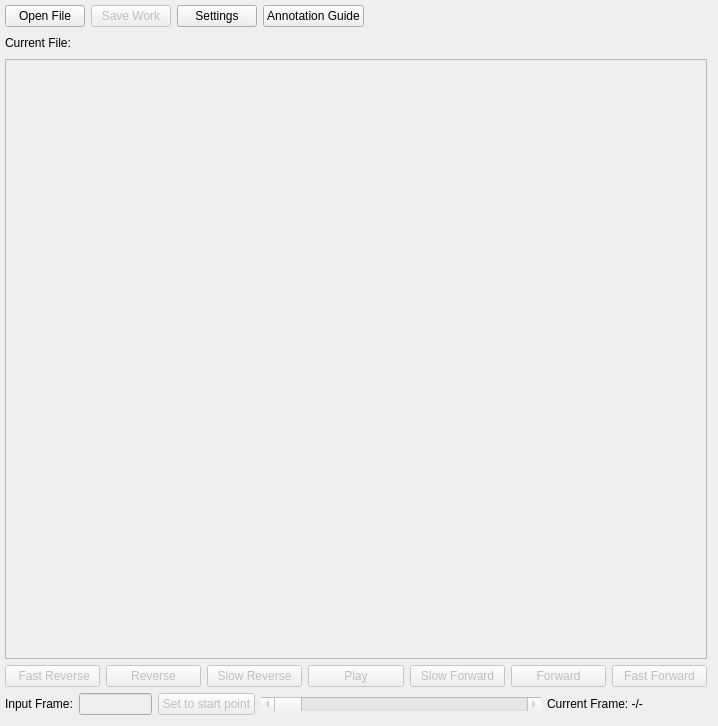
     <widget class="QWidget" name="LeftWidget" native="true">
      <property name="autoFillBackground">
       <bool>false</bool>
      </property>
      <layout class="QVBoxLayout" name="verticalLayout">
       <property name="leftMargin">
        <number>5</number>
       </property>
       <property name="topMargin">
        <number>5</number>
       </property>
       <item>
        <layout class="QHBoxLayout" name="horizontalLayout">
         <item>
          <widget class="QPushButton" name="openFileButton">
           <property name="text">
            <string>Open File</string>
           </property>
          </widget>
         </item>
         <item>
          <widget class="QPushButton" name="saveWorkButton">
           <property name="enabled">
            <bool>false</bool>
           </property>
           <property name="text">
            <string>Save Work</string>
           </property>
          </widget>
         </item>
         <item>
          <widget class="QPushButton" name="settingsButton">
           <property name="text">
            <string>Settings</string>
           </property>
          </widget>
         </item>
         <item>
          <widget class="QPushButton" name="annotationGuideButton">
           <property name="text">
            <string>Annotation Guide</string>
           </property>
          </widget>
         </item>
         <item>
          <spacer name="horizontalSpacer">
           <property name="orientation">
            <enum>Qt::Horizontal</enum>
           </property>
           <property name="sizeHint" stdset="0">
            <size>
             <width>40</width>
             <height>20</height>
            </size>
           </property>
          </spacer>
         </item>
        </layout>
       </item>
       <item>
        <layout class="QHBoxLayout" name="horizontalLayout_7">
         <item>
          <widget class="QLabel" name="currentFileLabel">
           <property name="sizePolicy">
            <sizepolicy hsizetype="Preferred" vsizetype="Fixed">
             <horstretch>0</horstretch>
             <verstretch>0</verstretch>
            </sizepolicy>
           </property>
           <property name="text">
            <string>Current File:</string>
           </property>
          </widget>
         </item>
         <item>
          <spacer name="horizontalSpacer_5">
           <property name="orientation">
            <enum>Qt::Horizontal</enum>
           </property>
           <property name="sizeType">
            <enum>QSizePolicy::MinimumExpanding</enum>
           </property>
           <property name="sizeHint" stdset="0">
            <size>
             <width>40</width>
             <height>20</height>
            </size>
           </property>
          </spacer>
         </item>
        </layout>
       </item>
       <item>
        <widget class="GLViewWidget" name="skeletonGraph">
         <property name="enabled">
          <bool>false</bool>
         </property>
         <property name="minimumSize">
          <size>
           <width>600</width>
           <height>600</height>
          </size>
         </property>
        </widget>
       </item>
       <item>
        <layout class="QHBoxLayout" name="horizontalLayout_8">
         <item>
          <widget class="QPushButton" name="reverseFastButton">
           <property name="enabled">
            <bool>false</bool>
           </property>
           <property name="text">
            <string> Fast Reverse</string>
           </property>
          </widget>
         </item>
         <item>
          <widget class="QPushButton" name="reverseButton">
           <property name="enabled">
            <bool>false</bool>
           </property>
           <property name="text">
            <string>Reverse</string>
           </property>
          </widget>
         </item>
         <item>
          <widget class="QPushButton" name="reverseSlowButton">
           <property name="enabled">
            <bool>false</bool>
           </property>
           <property name="text">
            <string>Slow Reverse</string>
           </property>
          </widget>
         </item>
         <item>
          <widget class="QPushButton" name="playPauseButton">
           <property name="enabled">
            <bool>false</bool>
           </property>
           <property name="text">
            <string>Play</string>
           </property>
          </widget>
         </item>
         <item>
          <widget class="QPushButton" name="forwardSlowButton">
           <property name="enabled">
            <bool>false</bool>
           </property>
           <property name="text">
            <string>Slow Forward</string>
           </property>
          </widget>
         </item>
         <item>
          <widget class="QPushButton" name="forwardButton">
           <property name="enabled">
            <bool>false</bool>
           </property>
           <property name="text">
            <string>Forward</string>
           </property>
          </widget>
         </item>
         <item>
          <widget class="QPushButton" name="forwardFastButton">
           <property name="enabled">
            <bool>false</bool>
           </property>
           <property name="text">
            <string>Fast Forward</string>
           </property>
          </widget>
         </item>
        </layout>
       </item>
       <item>
        <layout class="QHBoxLayout" name="horizontalLayout_2">
         <item>
          <widget class="QLabel" name="label">
           <property name="sizePolicy">
            <sizepolicy hsizetype="Minimum" vsizetype="Fixed">
             <horstretch>0</horstretch>
             <verstretch>0</verstretch>
            </sizepolicy>
           </property>
           <property name="text">
            <string>Input Frame:</string>
           </property>
          </widget>
         </item>
         <item>
          <widget class="QLineEdit" name="currentFrameLineEdit">
           <property name="enabled">
            <bool>false</bool>
           </property>
           <property name="sizePolicy">
            <sizepolicy hsizetype="Preferred" vsizetype="Fixed">
             <horstretch>0</horstretch>
             <verstretch>0</verstretch>
            </sizepolicy>
           </property>
           <property name="maximumSize">
            <size>
             <width>73</width>
             <height>16777215</height>
            </size>
           </property>
           <property name="text">
            <string/>
           </property>
          </widget>
         </item>
         <item>
          <widget class="QPushButton" name="setStartPointButton">
           <property name="enabled">
            <bool>false</bool>
           </property>
           <property name="text">
            <string>Set to start point</string>
           </property>
          </widget>
         </item>
         <item>
          <widget class="QScrollBar" name="frameSlider">
           <property name="enabled">
            <bool>false</bool>
           </property>
           <property name="sizePolicy">
            <sizepolicy hsizetype="Expanding" vsizetype="Fixed">
             <horstretch>0</horstretch>
             <verstretch>0</verstretch>
            </sizepolicy>
           </property>
           <property name="minimumSize">
            <size>
             <width>280</width>
             <height>0</height>
            </size>
           </property>
           <property name="minimum">
            <number>1</number>
           </property>
           <property name="maximum">
            <number>100</number>
           </property>
           <property name="orientation">
            <enum>Qt::Horizontal</enum>
           </property>
          </widget>
         </item>
         <item>
          <widget class="QLabel" name="currentFrameLabel">
           <property name="sizePolicy">
            <sizepolicy hsizetype="Preferred" vsizetype="Fixed">
             <horstretch>0</horstretch>
             <verstretch>0</verstretch>
            </sizepolicy>
           </property>
           <property name="minimumSize">
            <size>
             <width>160</width>
             <height>0</height>
            </size>
           </property>
           <property name="text">
            <string>Current Frame: -/-</string>
           </property>
          </widget>
         </item>
        </layout>
       </item>
      </layout>
     </widget>
